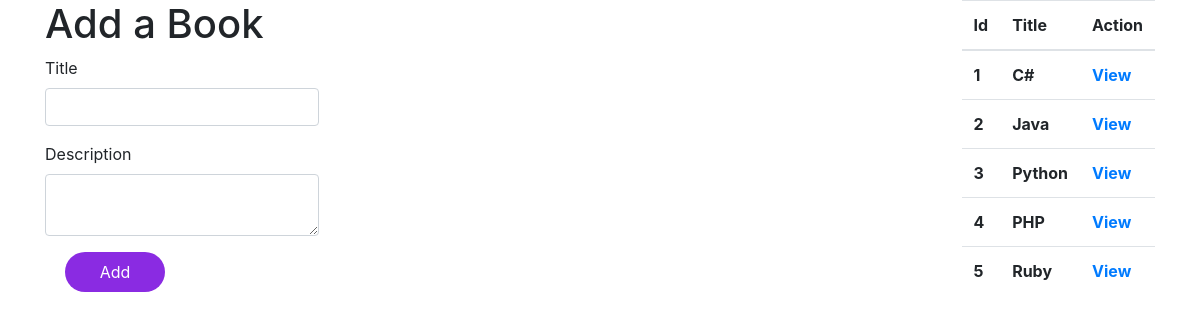
The app's page /, older data.
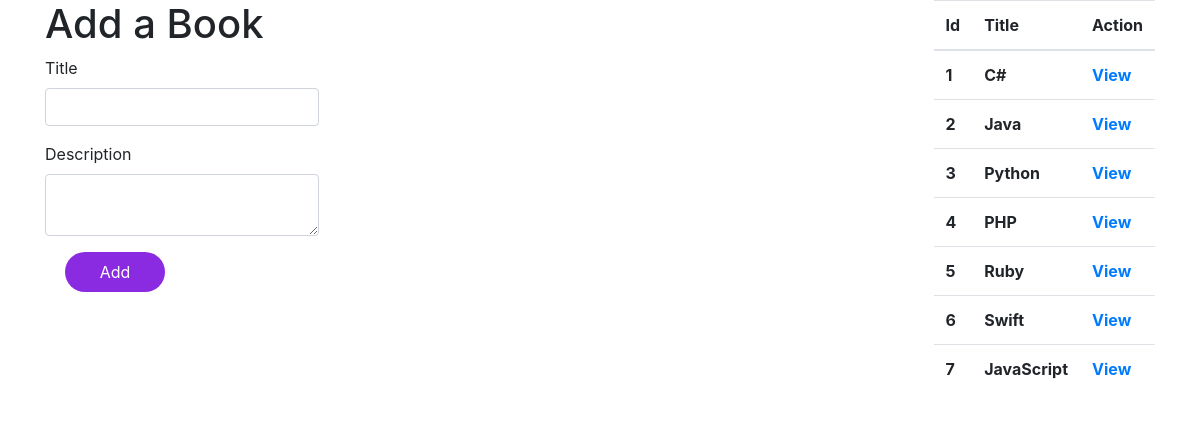
The same page, newer data.
### booksAuthors/models.py (models this page shows)
class Book(models.Model):
    title = models.CharField(max_length=255)
    desc =  models.TextField()
    created_at = models.DateTimeField(auto_now_add=True)
    updated_at = models.DateTimeField(auto_now=True)

### booksAuthors/views.py (the view)
# urls.py: path('', views.createBooks),
def createBooks(request):
    context = {
        'all_books': Book.objects.all()
    }
    return render(request, 'books.html', context)

### booksAuthors/templates/books.html (shortened to what this page needs)
<!DOCTYPE html>
<html lang="en">
<head>
    {% load static %}
    <link rel="stylesheet" href="{% static 'css/book.css' %}">
    <link rel="stylesheet" href="https://stackpath.bootstrapcdn.com/bootstrap/4.5.0/css/bootstrap.min.css">
</head>
<body>
    <div class="container d-flex justify-content-between">
        <div class="book-form">
            <form action="/process_book" method="POST">
                <h1>Add a Book</h1>
                <div class="form-group">
                    <label for="book-title">Title</label>
                    <input type="text" name="book-title" class="form-control">
                </div>
                <div class="form-group">
                    <label for="book-description">Description</label>
                    <textarea name="book-description" class="form-control"></textarea>
                </div>
                <button type="submit" class="button">Add</button>
            </form>
        </div>
        <div class="books-list">
            <table class="table">
                <thead>
                    <tr>
                        <th scope="col">Id</th>
                        <th scope="col">Title</th>
                        <th scope="col">Action</th>
                    </tr>
                </thead>
                <tbody>
                    {% for book in all_books %}
                    <tr>
                        <th>{{book.id}}</th>
                        <th>{{book.title}}</th>
                        <th><a href="/books/{{book.id}}">View</a></th>
                    </tr>
                    {% endfor %}
                </tbody>
            </table>
        </div>
    </div>
</body>
</html>

Row changes from the older to the newer data that the page shows:
added Book: id "6", title "Swift"
added Book: id "7", title "JavaScript"
